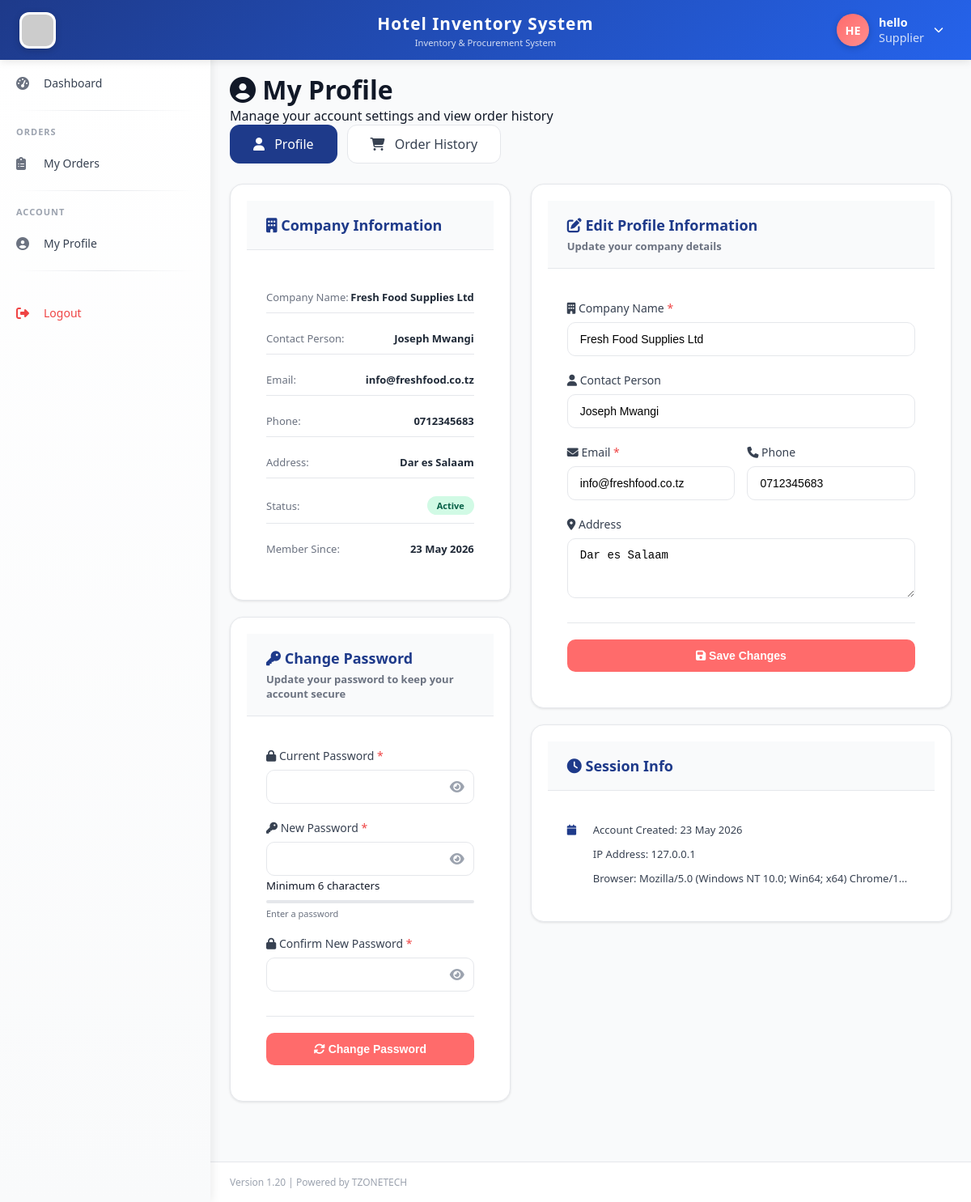
The page /supplier/profile.php (signed in) on the database its author committed.
### tables this page shows
CREATE TABLE `users` (
  `id` int(11) NOT NULL,
  `fullname` varchar(100) NOT NULL,
  `username` varchar(50) NOT NULL,
  `password` varchar(255) NOT NULL,
  `email` varchar(100) NOT NULL,
  `phone` varchar(20) DEFAULT NULL,
  `role_id` int(11) NOT NULL,
  `status` enum('active','inactive') DEFAULT 'active',
  `created_at` timestamp NOT NULL DEFAULT current_timestamp(),
  `phone_verified` tinyint(4) DEFAULT 0,
  `reset_token` varchar(100) DEFAULT NULL,
  `reset_expires` datetime DEFAULT NULL,
  `profile_picture` varchar(255) DEFAULT NULL,
  `updated_at` timestamp NOT NULL DEFAULT current_timestamp() ON UPDATE current_timestamp()
);

CREATE TABLE `suppliers` (
  `id` int(11) NOT NULL,
  `company_name` varchar(100) NOT NULL,
  `contact_person` varchar(100) DEFAULT NULL,
  `email` varchar(100) DEFAULT NULL,
  `phone` varchar(20) DEFAULT NULL,
  `address` text DEFAULT NULL,
  `status` enum('active','inactive') DEFAULT 'active',
  `created_at` timestamp NOT NULL DEFAULT current_timestamp(),
  `password` varchar(255) DEFAULT NULL,
  `reset_token` varchar(100) DEFAULT NULL,
  `reset_expires` datetime DEFAULT NULL,
  `phone_verified` tinyint(4) DEFAULT 0,
  `updated_at` timestamp NOT NULL DEFAULT current_timestamp() ON UPDATE current_timestamp()
);

### supplier/profile.php (the view, shortened to what this page needs)
<?php
require_once '../includes/auth_check.php';
$supplier_id = $_SESSION['supplier_id'] ?? $_SESSION['user_id'];
$active_tab = $_GET['tab'] ?? 'profile';
$sql = "SELECT * FROM suppliers WHERE id = ?";
$stmt = $db->prepare($sql);
$stmt->bind_param("i", $supplier_id);
$stmt->execute();
$result = $stmt->get_result();
$supplier = $result->fetch_assoc();
include '../templates/header.php';
include '../templates/sidebar.php';
?>
<div class="main-content">
    <div class="page-header">
        <h1><i class="fas fa-user-circle"></i> My Profile</h1>
        <p>Manage your account settings and view order history</p>
    </div>
    <div class="profile-tabs">
        <a href="?tab=profile" class="profile-tab <?php echo $active_tab == 'profile' ? 'active' : ''; ?>">
            <i class="fas fa-user"></i> Profile
        </a>
        <a href="?tab=orders" class="profile-tab <?php echo $active_tab == 'orders' ? 'active' : ''; ?>">
            <i class="fas fa-shopping-cart"></i> Order History
        </a>
    </div>
    <?php if($active_tab == 'profile'): ?>
    <div class="two-column-layout">
        <div class="info-column">
            <div class="card animate-card">
                <div class="card-header">
                    <h3><i class="fas fa-building"></i> Company Information</h3>
                </div>
                <div class="card-body">
                    <div class="company-details">
                        <div class="detail-item">
                            <span class="detail-label">Company Name:</span>
                            <span class="detail-value"><?php echo htmlspecialchars($supplier['company_name']); ?></span>
                        </div>
                        <div class="detail-item">
                            <span class="detail-label">Contact Person:</span>
                            <span class="detail-value"><?php echo htmlspecialchars($supplier['contact_person'] ?? 'Not specified'); ?></span>
                        </div>
                        <div class="detail-item">
                            <span class="detail-label">Email:</span>
                            <span class="detail-value"><?php echo htmlspecialchars($supplier['email']); ?></span>
                        </div>
                        <div class="detail-item">
                            <span class="detail-label">Phone:</span>
                            <span class="detail-value"><?php echo htmlspecialchars($supplier['phone'] ?? 'Not specified'); ?></span>
                        </div>
                        <div class="detail-item">
                            <span class="detail-label">Address:</span>
                            <span class="detail-value"><?php echo htmlspecialchars($supplier['address'] ?? 'Not specified'); ?></span>
                        </div>
                        <div class="detail-item">
                            <span class="detail-label">Status:</span>
                            <span class="detail-value status-badge <?php echo $supplier['status']; ?>">
                                <?php echo ucfirst($supplier['status']); ?>
                            </span>
                        </div>
                        <div class="detail-item">
                            <span class="detail-label">Member Since:</span>
                            <span class="detail-value"><?php echo date('d M Y', strtotime($supplier['created_at'])); ?></span>
                        </div>
                    </div>
                </div>
            </div>
            <div class="card animate-card-delayed">
                <div class="card-header">
                    <h3><i class="fas fa-key"></i> Change Password</h3>
                    <p class="card-subtitle">Update your password to keep your account secure</p>
                </div>
                <div class="card-body">
                    <form method="POST" action="" id="passwordForm">
                        <div class="form-group">
                            <label><i class="fas fa-lock"></i> Current Password <span class="required">*</span></label>
                            <div class="password-wrapper">
                                <input type="password" name="current_password" id="current_password" required>
                                <i class="fas fa-eye toggle-password" data-target="current_password"></i>
                            </div>
                        </div>
                        <div class="form-group">
                            <label><i class="fas fa-key"></i> New Password <span class="required">*</span></label>
                            <div class="password-wrapper">
                                <input type="password" name="new_password" id="new_password" required>
                                <i class="fas fa-eye toggle-password" data-target="new_password"></i>
                            </div>
                            <small>Minimum 6 characters</small>
                            <div class="password-strength" id="passwordStrength">
                                <div class="strength-bar">
                                </div>
                                <div class="strength-text" id="strengthText">Enter a password</div>
                            </div>
                        </div>
                        <div class="form-group">
                            <label><i class="fas fa-lock"></i> Confirm New Password <span class="required">*</span></label>
                            <div class="password-wrapper">
                                <input type="password" name="confirm_password" id="confirm_password" required>
                                <i class="fas fa-eye toggle-password" data-target="confirm_password"></i>
                            </div>
                        </div>
                        <div class="form-actions">
                            <button type="submit" name="change_password" class="btn-primary" id="changePasswordBtn">
                                <i class="fas fa-sync-alt"></i> Change Password
                            </button>
                        </div>
                    </form>
                </div>
            </div>
        </div>
        <div class="form-column">
            <div class="card animate-card-delayed">
                <div class="card-header">
                    <h3><i class="fas fa-edit"></i> Edit Profile Information</h3>
                    <p class="card-subtitle">Update your company details</p>
                </div>
                <div class="card-body">
                    <form method="POST" action="" id="profileForm">
                        <div class="form-group">
                            <label><i class="fas fa-building"></i> Company Name <span class="required">*</span></label>
                            <input type="text" name="company_name" value="<?php echo htmlspecialchars($supplier['company_name']); ?>" required>
                        </div>
                        <div class="form-group">
                            <label><i class="fas fa-user"></i> Contact Person</label>
                            <input type="text" name="contact_person" value="<?php echo htmlspecialchars($supplier['contact_person'] ?? ''); ?>" placeholder="Enter contact person name">
                        </div>
                        <div class="form-row">
                            <div class="form-group">
                                <label><i class="fas fa-envelope"></i> Email <span class="required">*</span></label>
                                <input type="email" name="email" value="<?php echo htmlspecialchars($supplier['email']); ?>" required>
                            </div>
                            <div class="form-group">
                                <label><i class="fas fa-phone"></i> Phone</label>
                                <input type="tel" name="phone" value="<?php echo htmlspecialchars($supplier['phone'] ?? ''); ?>" placeholder="Enter phone number">
                            </div>
                        </div>
                        <div class="form-group">
                            <label><i class="fas fa-map-marker-alt"></i> Address</label>
                            <textarea name="address" rows="3" placeholder="Enter full address"><?php echo htmlspecialchars($supplier['address'] ?? ''); ?></textarea>
                        </div>
                        <div class="form-actions">
                            <button type="submit" name="update_profile" class="btn-primary" id="updateProfileBtn">
                                <i class="fas fa-save"></i> Save Changes
                            </button>
                        </div>
                    </form>
                </div>
            </div>
            <div class="card session-card animate-card-delayed">
                <div class="card-header">
                    <h3><i class="fas fa-clock"></i> Session Info</h3>
                </div>
                <div class="card-body">
                    <div class="session-info">
                        <div class="session-item">
                            <i class="fas fa-calendar"></i>
                            <span>Account Created: <?php echo date('d M Y', strtotime($supplier['created_at'])); ?></span>
                        </div>
                        <div class="session-item">
                            <span>IP Address: <?php echo $_SERVER['REMOTE_ADDR'] ?? 'Unknown'; ?></span>
                        </div>
                        <div class="session-item">
                            <span>Browser: <?php echo $_SERVER['HTTP_USER_AGENT'] ? substr($_SERVER['HTTP_USER_AGENT'], 0, 50) : 'Unknown'; ?>...</span>
                        </div>
                    </div>
                </div>
            </div>
        </div>
    </div>
    <?php endif; ?>
</div>
<?php include '../templates/footer.php'; ?>

### templates/header.php (shortened to what this page needs)
<!DOCTYPE html>
<html lang="en">
<head>
    <link rel="stylesheet" href="https://cdnjs.cloudflare.com/ajax/libs/font-awesome/6.4.0/css/all.min.css">
    <link rel="stylesheet" href="<?php echo APP_URL; ?>/assets/css/style.css">
</head>
<body>
    <div class="top-header">
        <div class="header-left">
            <img src="<?php echo APP_URL; ?>/assets/images/hotel.jpg" alt="Hotel Logo" class="logo-img" onerror="this.src='https://via.placeholder.com/45x45?text=H'">
        </div>
        <div class="header-center">
            <div class="app-title"><?php echo APP_NAME; ?></div>
            <div class="app-subtitle">Inventory & Procurement System</div>
        </div>
        <div class="header-right">
            <div class="user-info" id="userInfoBtn">
                <div class="user-avatar-circle" id="userAvatar">
                    <?php
                    $user_id = $_SESSION['user_id'] ?? 0;
                    $profile_pic = '';
                    $fullname = $_SESSION['fullname'] ?? 'User';
                    if ($user_id > 0 && isset($db)) {
                        $pic_sql = "SELECT profile_picture, fullname FROM users WHERE id = ?";
                        $pic_stmt = $db->prepare($pic_sql);
                        $pic_stmt->bind_param("i", $user_id);
                        $pic_stmt->execute();
                        $pic_result = $pic_stmt->get_result();
                        if ($pic_row = $pic_result->fetch_assoc()) {
                            $profile_pic = $pic_row['profile_picture'];
                            $fullname = $pic_row['fullname'];
                        }
                    }
                    $profile_pic_path = '';
                    if ($profile_pic_path && !empty($profile_pic)):
                    ?>
                        <img src="<?php echo $profile_pic_path; ?>?t=<?php echo time(); ?>" alt="Profile" id="headerProfileImg">
                    <?php else:
                        $name_parts = explode(' ', $fullname);
                        $initial = strtoupper(substr($name_parts[0], 0, 1));
                        if (isset($name_parts[1])) {
                            $initial .= strtoupper(substr($name_parts[1], 0, 1));
                        } else if (strlen($name_parts[0]) > 1) {
                            $initial .= strtoupper(substr($name_parts[0], 1, 1));
                        } else {
                            $initial .= strtoupper(substr($fullname, 0, 1));
                        }
                    ?>
                        <span id="headerInitials"><?php echo $initial; ?></span>
                    <?php endif; ?>
                </div>
                <div class="user-details">
                    <span class="user-name" id="headerUserName"><?php echo htmlspecialchars($fullname); ?></span>
                    <span class="user-role"><?php echo $_SESSION['role'] ?? 'Guest'; ?></span>
                </div>
                <i class="fas fa-chevron-down" style="font-size: 12px;"></i>
            </div>
        </div>
    </div>

### rows shown on the page
users: fullname "HE", fullname "hello"
suppliers: company_name "Fresh Food Supplies Ltd", contact_person "Joseph Mwangi", email "info@freshfood.co.tz", phone "0712345683", address "Dar es Salaam", status "Active", created_at "23 May 2026"

### other values the page prints
APP_NAME "Hotel Inventory System"
$_SESSION['role'] "Supplier"
$_SERVER['REMOTE_ADDR'] "127.0.0.1"
substr($_SERVER['HTTP_USER_AGENT'], 0, 50) "Mozilla/5.0 (Windows NT 10.0; Win64; x64) Chrome/1"
